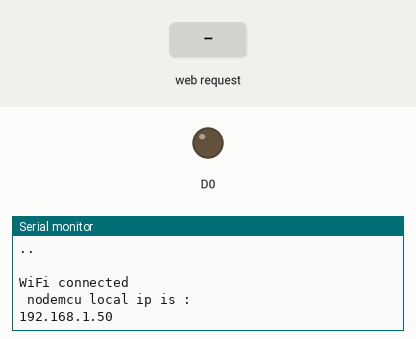
Bench run of a sketch on a simulated ESP8266 (NodeMCU). On the bench: output pins drawn as LEDs (lit = HIGH), the last lines printed to the serial monitor. Inputs (shaded band) come from the test bench. WiFi joins after 1.5 s; servers stay silent unless stated.

Above: at 2.7 s.
2.8 s: HTTP request GET /on received
At 3.4 s:
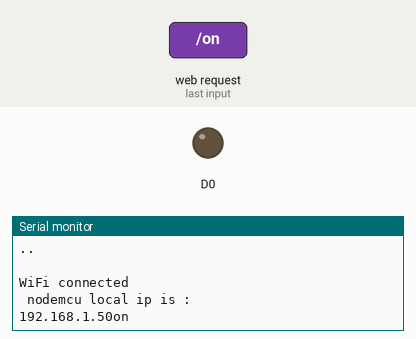
4.3 s: HTTP request GET /off received
At 5.7 s:
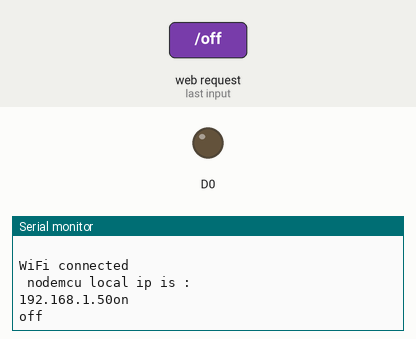

Measured:
- after the input at 2.8 s, the serial monitor: prints a new line at once (image 1)
- after the input at 4.3 s, the serial monitor: prints a new line at once (image 2)

The sketch:

ipget_led.ino
```cpp
#include <ESP8266WiFi.h>
WiFiClient client;
WiFiServer server(80);
const char* ssid = "OnePlus 8 Pro";
const char* password = "hello1411";
String data1 =" ";
void setup ()
{
  pinMode (D0,OUTPUT);
  Serial.begin (115200);
  connectWiFi();
  server.begin();
}
void connectWiFi()
{
  Serial.println("connecting to wifi");
  WiFi.begin(ssid,password);
  while ((!(WiFi.status() == WL_CONNECTED)))
  {
    delay(300);
    Serial.println ("..");
  }
  Serial.println(" ");
  Serial.println("WiFi connected ");
  Serial.println(" nodemcu local ip is :");
  Serial.print ((WiFi.localIP()));
}
void loop()
{
  client = server.available();
  if (!client) return;
  data1 = checkClient ();
  Serial.println(data1); // prints on or off in serial
  data1=Serial.readString();
  Serial.println(data1);
  if ( data1=="on")
  {
     digitalWrite (D0,HIGH);
  delay(100);

  }
  if (data1=="off")
  {
    digitalWrite(D0,LOW);
  delay(100);
  }
}
String checkClient(void)
{
  while (!client.available ())
  delay(2);
  String request = client.readStringUntil('\r');
  request.remove(0,5);
  request.remove(request.length()-9,9);
  return request;
}
```
